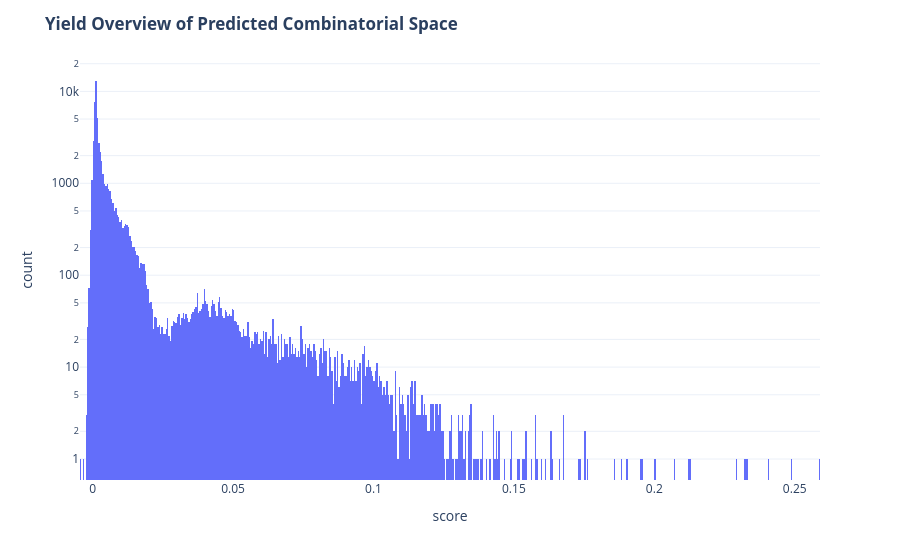

Notebook code for this chart:
### Code cell
fig = px.histogram(combinatorial_space_representation, x="score", log_y=True )

fig.update_layout(template="plotly_white", title='<b>Yield Overview of Predicted Combinatorial Space</b>')

fig.show()

### Figure 1 — Plotly figure (JSON) as saved in the notebook; plotly's stock layout.template omitted (floating-point values rounded to 4 significant figures; data arrays with more than 128 entries replaced by an {"elided": "..."} marker saying what was removed)
{"data": [{"alignmentgroup": "True", "bingroup": "x", "hovertemplate": "score=%{x}<br>count=%{y}<extra></extra>", "legendgroup": "", "marker": {"color": "#636efa", "pattern": {"shape": ""}}, "name": "", "offsetgroup": "", "orientation": "v", "showlegend": false, "type": "histogram", "x": {"elided": "54870 float values"}, "xaxis": "x", "yaxis": "y"}], "layout": {"barmode": "relative", "legend": {"tracegroupgap": 0}, "margin": {"t": 60}, "title": {"text": "<b>Yield Overview of Predicted Combinatorial Space</b>"}, "xaxis": {"anchor": "y", "domain": [0, 1], "title": {"text": "score"}}, "yaxis": {"anchor": "x", "domain": [0, 1], "title": {"text": "count"}, "type": "log"}}}
